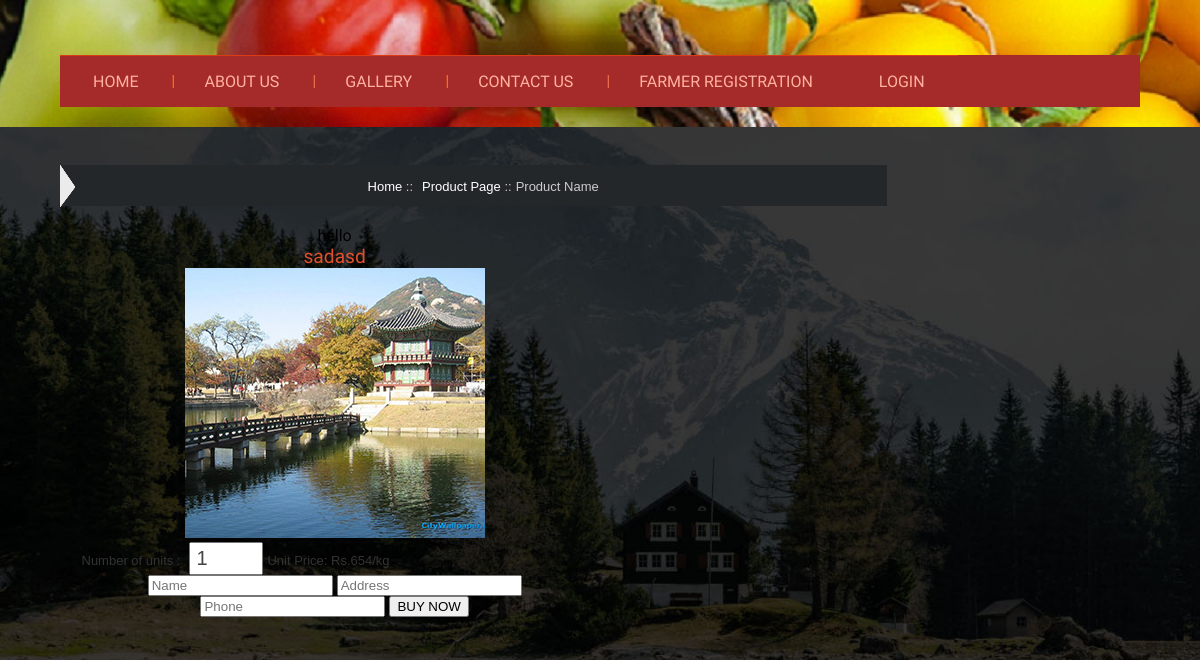
The app's page /preview.php?id=58 with its own data.
### tables this page shows
CREATE TABLE `tb_pdtmaster` (
  `prm_ID` int(10) NOT NULL,
  `prm_Name` varchar(20) NOT NULL,
  `prm_Path` varchar(200) NOT NULL,
  `prm_frm_ID` int(10) NOT NULL,
  `status` varchar(1) NOT NULL
);

### preview.php (the view, shortened to what this page needs)
<!DOCTYPE HTML>
<head>
<link href="css/style.css" rel="stylesheet" type="text/css" media="all"/>
<link href="css/easy-responsive-tabs.css" rel="stylesheet" type="text/css" media="all"/>
<link rel="stylesheet" href="css/etalage.css">
</head>
<body>
	<div class="header">
  	  		<div class="wrap">
				<div class="header_top">
  		    </div>
  		    <div class="navigation">
					<ul class="nav">
						<li>
							<a href="index.html">HOME</a>
						</li>
						<li  class="test">
							<a href="#">ABOUT US</a>
						</li>
						<li>
							<a href="gallery.html">GALLERY</a>
						</li>
						<li>
							<a href="contactus.html">CONTACT US</a>
						</li>
						<li>
							<a href="#">FARMER REGISTRATION</a>
						</li>
						<li>
							<a href="#">LOGIN</a>
						</li>
  		       </div>
   		    </div>
          </div>
   <div class="main">
   	 <div class="wrap">
   	 	<div class="preview-page">
   	 	       <div class="section group">
				<div class="cont-desc span_1_of_2">
					<ul class="back-links">
						<li><a href="#">Home</a> ::</li>
						<li><a href="#">Product Page</a> ::</li>
						<li>Product Name</li>
					</ul>
				  <div class="product-details">
				   <div class="desc span_3_of_2">
						<?php
						echo "hello";
require"connection.php";
$id = $_GET['id'];
$sqlDetail = " SELECT  prm_ID, prm_Name, prm_Path, prd_Qty, prd_Prize, prd_Unit FROM  tb_pdtmaster A
INNER JOIN tb_pdtdetail B on B.prd_prm_ID  = A.prm_ID
WHERE Status = 'Y' and prm_ID='$id'
group By prm_ID
 ";
$result = mysqli_query($con,$sqlDetail);
if($result){
  $fieldinfo=mysqli_fetch_row($result);
   echo " <h2>$fieldinfo[1] </h2>
					 <div class='price'>
						 <img src='$fieldinfo[2]' alt='' />
					</div>
						<div class='share-desc'>
					<div class='share'>
			<form action='purchase.php' method='post'>
 <p>Number of units :</p>
 <input type='number'id='qty' class='text_box' type='text' name='qty'
 							 value='1' min='1' />
 							  <input type='hidden'  name='id' value='$id' min='1' />
 							  <input type='hidden'  name='prize' value='$fieldinfo[4]' min='1' />
									<p>Unit Price: <span>Rs.$fieldinfo[4]/$fieldinfo[5]</span></p>
									<br/>
					</div>
					<div class='share'>
					<input type='text' placeholder='Name' name='name' value='' />
 								    <input type='text'placeholder='Address' name='address' value='' />
 								      <input type='text'placeholder='Phone'  name='phone' value=''  />
 								      <input type='submit' value='BUY NOW'>
 								      </div>
					</form>
				</div>";
}
?>
	  <div class="right_top">
				<img src="" alt=""/></div>
</body>
</html>

### css/style.css (style rules this page uses)
html,body,div,span,applet,object,iframe,h1,h2,h3,h4,h5,h6,p,blockquote,pre,a,abbr,acronym,address,big,cite,code,del,dfn,em,img,ins,kbd,q,s,samp,small,strike,strong,sub,sup,tt,var,b,u,i,dl,dt,dd,ol,nav ul,nav li,fieldset,form,label,legend,table,caption,tbody,tfoot,thead,tr,th,td,article,aside,canvas,details,embed,figure,figcaption,footer,header,hgroup,menu,nav,output,ruby,section,summary,time,mark,audio,video { margin:0;padding:0;border:0;font-size:100%;font:inherit;vertical-align:baseline; }
ol,ul { list-style:none;margin:0px;padding:0px; }
a { text-decoration:none; }
img { max-width:100%; }
body { background:url('../images/bg.jpg') no-repeat 0% 100% fixed; background-size: cover; font-family: 'Lato', sans-serif; text-align:center; }
ol,ul { list-style:none;margin:0;padding:0; }
body { font-family: 'Ubuntu Condensed', sans-serif; background:#aadff2f; }
.wrap { width:80%; margin: 0 auto; transition:all .2s linear; -moz-transition:all .2s linear; -webkit-transition:all .2s linear; -o-transition:all .2s linear; -ms-transition:all .2s linear; }
.header { background:url(../images/bck.jpg); padding:20px 0; }
.header_top { padding-bottom:25px; }
.navigation { background:#e44f2b; padding:0px 0; position:relative; }
.nav { list-style: none; *zoom: 0; background:#a52a2a; border-bottom:0px solid #a52a2a; }
.nav:before, .nav:after { content: " "; display: table; }
.nav:after { clear: both; }
.nav a { padding:16px 33px; color:#ffb29f; border-top:1px solid #DB3C15; -webkit-transition: all 0.3s ease-in-out; -moz-transition: all 0.3s ease-in-out; -o-transition: all 0.3s ease-in-out; transition: all 0.3s ease-in-out; }
.nav li { position: relative; }
.nav > li { float: left; }
.nav > li:first-child,.nav > li:last-child { background-image:none; }
.nav > li { background-image: url("../images/line-divider.png"); background-repeat: no-repeat; background-position:left; }
.nav > li > a { display: block; }
.section { clear: both; padding: 0px; margin: 0px; }
.group:before, .group:after { content:""; display:table; }
.group:after { clear:both; }
.group { zoom:1; }
.back-links { background:#23272a !important; padding:11px; padding-left:30px; margin-bottom:20px; position:relative; }
.back-links :after { content:''; position:absolute; left:0; top:0; border-width:22px 0px 20px 15px; border-style: solid; border-color: rgba(255, 0, 0, 0) rgba(0, 0, 255, 0) rgba(0, 128, 0, 0) #ebebeb; }
.back-links li { display:inline-block; color: #ccc; font-size:13px; font-family:Verdana, Geneva, Arial, Helvetica, sans-serif; }
.back-links li:first-child a { padding-left:0; }
.back-links li a { color: #FFF; padding-left:5px; }
.group:before, .group:after { content: ""; display: table; }
.group:after { clear: both; }
.group { zoom: 1; }
.cont-desc { display: block; float: left; clear: both; }
.cont-desc:first-child { margin-left: 0; }
.desc { display: block; float: left; margin: 0% 0 0% 2.6%; }
.span_1_of_2 { width:76.6%; padding: 1.5% 0; }
.span_3_of_2 { width: 61.2%; }
.span_3_of_2 h2 { font-size: 1.2em; color:#e44f2b; font-weight: normal; margin-top: 0px; }
.span_3_of_2 p { font-size:13px; padding:5px 0; color:#8B8B8B; line-height: 1.6em; font-family:Verdana, Geneva, Arial, Helvetica, sans-serif; }
.share-desc { margin-bottom:15px; }
.share { float:left; }
.share p { padding-top: 10px; font-size:13px; color: #333; display:inline; }
.text_box { display:inline; width:60px; padding:3px 5px; outline:none; margin-left:5px; font-size:20px; color:#444; }
.preview-page { padding:2% 0; }
@media only screen and (max-width: 1366px) { .wrap { width:90%; } }

### records on screen
tb_pdtmaster: prm_Name "sadasd", prm_Path (picture)

### other values on screen
$fieldinfo[4] "654"
$fieldinfo[5] "kg"
